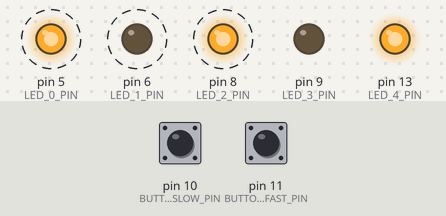
This program was run on a simulated Arduino Uno, built with avr-gcc and run on an emulated ATmega328P. Parts: output pins drawn as LEDs (lit = HIGH). Dashed ring = blinking. The test bench sets the inputs (shaded band); at power-on: pin 11 (BUTTON_FAST_PIN) HIGH, pin 10 (BUTTON_SLOW_PIN) HIGH.

Above: at 1.2 s.
1.3 s: pin 11 (BUTTON_FAST_PIN) pulled LOW for 0.15 s
At 1.61 s:
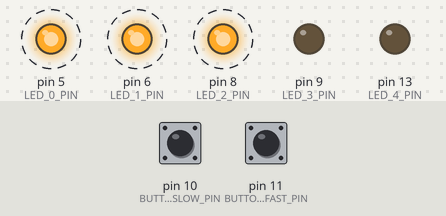
4.3 s: pin 10 (BUTTON_SLOW_PIN) pulled LOW for 0.15 s
At 5.05 s:
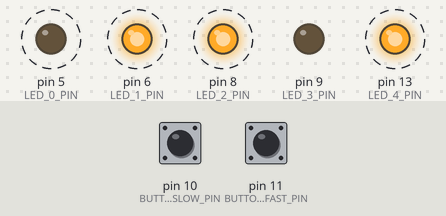
Timing chart, 0 to 16.4 s (numbered marks = the images above; inputs shaded):
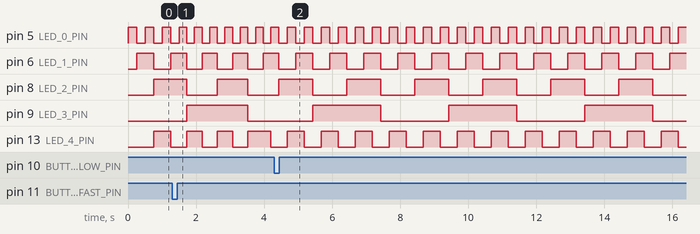

Measured:
- by itself, pin 5 (LED_0_PIN): alternates HIGH for 0.25 s and LOW for 0.25 s
- by itself, pin 6 (LED_1_PIN), pin 13 (LED_4_PIN): alternates HIGH for 0.50 s and LOW for 0.50 s
- by itself, pin 8 (LED_2_PIN): alternates HIGH for 1.0 s and LOW for 1.0 s
- by itself, pin 9 (LED_3_PIN): alternates HIGH for 2.0 s and LOW for 2.0 s

The program:

main.cpp
```cpp
#include <avr/io.h>
#include <avr/interrupt.h>
#include <Arduino.h>

// Pin numbers
#define BUTTON_SLOW_PIN PB2
#define BUTTON_FAST_PIN PB3
#define LED_0_PIN PD5
#define LED_1_PIN PD6
#define LED_2_PIN PB0
#define LED_3_PIN PB1
#define LED_4_PIN PB5

// Digital pin masks for buttons and LEDs
#define BUTTON_SLOW_MASK _BV(BUTTON_SLOW_PIN)
#define BUTTON_FAST_MASK _BV(BUTTON_FAST_PIN)
#define LED_0_MASK _BV(LED_0_PIN)
#define LED_1_MASK _BV(LED_1_PIN)
#define LED_2_MASK _BV(LED_2_PIN)
#define LED_3_MASK _BV(LED_3_PIN)
#define LED_4_MASK _BV(LED_4_PIN)

// Counter variable
volatile uint8_t counter = 0;
volatile uint16_t compareValue = 6250;
volatile uint16_t maxCompareValue = 62500;

// millis counter interval
const long interval = 500;
volatile unsigned long singleSecond = 1000;

// Variables for button states
volatile bool buttonSlowState = HIGH;
volatile bool buttonFastState = HIGH;

// Variables for timer speed adjustment
//Default compare value for 4 times per second
volatile uint16_t timerCompareValue = 62500;

void setup()
{
  Serial.begin(9600);
  // Set input (buttons) pins
  DDRB &= ~BUTTON_SLOW_MASK;
  DDRB &= ~BUTTON_FAST_MASK;

  // Set the LEDs as outputs.
  DDRD |= LED_0_MASK | LED_1_MASK;
  DDRB |= LED_2_MASK | LED_3_MASK | LED_4_MASK;

  // Enable pin change interrupt on button pins
  PCICR |= _BV(PCIE0);
  PCMSK0 |= _BV(PCINT2);
  PCMSK0 |= _BV(PCINT3);

  // Set Timer 1 in CTC mode with prescaler of 64
  // Clear TCCR1A register
  TCCR1A = 0;
  // Set WGM12 for CTC mode, CS11 and CS10 for prescaler 64
  TCCR1B |= _BV(WGM12) | _BV(CS11) | _BV(CS10);

  // Set output compare match value for desired timer speed
  OCR1A = timerCompareValue;

  // Enable Timer 1 compare match interrupt (timer interrupt mask)
  TIMSK1 |= _BV(OCIE1A);

  // Enable global interrupts
  sei();
}

/// @brief Function that slows down the rate of which the counter is displayed on LEDs.
void handleButtonSlow()
{
  if (buttonSlowState)
  {
    if (timerCompareValue < maxCompareValue)
      timerCompareValue += compareValue; // Increase compare value for slower speed
  }
  buttonSlowState = LOW;
}

/// @brief Function that speeds up the rate of which the counter is displayed on LEDs.
void handleButtonFast()
{
  if (buttonFastState)
  {
    if (timerCompareValue > compareValue)
      timerCompareValue -= compareValue; // Decrease compare value for faster speed
  }
  buttonFastState = LOW;
}

/// @brief Function to display the counter on the LEDs using binary logic.
void displayCounter()
{
    PORTD &= ~(LED_0_MASK | LED_1_MASK);
    PORTB &= ~(LED_2_MASK | LED_3_MASK);

    if (counter & 0b0001){
      PORTD |= LED_0_MASK;
    }
    if (counter & 0b0010){
      PORTD |= LED_1_MASK;
    }
    if (counter & 0b0100){
      PORTB |= LED_2_MASK;
    }
    if (counter & 0b1000){
      PORTB |= LED_3_MASK;
    }
}

/// @brief This interrupt serivce acts as the button handler for this system.
/// @param  PCINT0_vect
ISR(PCINT0_vect)
{
  //read button 1.
  if (!(PINB & BUTTON_SLOW_MASK))
  {
    handleButtonSlow();
  }

  //read button 2.
  if (!(PINB & BUTTON_FAST_MASK))
  {
    handleButtonFast();
  }
}

/// @brief This interrupts service acts as the timer we use in order to display the values on the LEDs and blinik the built in LED.
/// @param  TIMER1_COMPA_vect
ISR(TIMER1_COMPA_vect)
{
  // 4 bit vounter cant display more than the value 15 (1111).
  counter++;
  if (counter > 15){
    counter = 0;
  }

  //display counter on LEDs.
  displayCounter();

  //turn on built in LED.
  if (millis() % singleSecond  > interval){
    PORTB |= LED_4_MASK;
    PORTB |= LED_4_MASK;
  }
  else{
    PORTB &= ~LED_4_MASK;
    PORTB &= ~LED_4_MASK;
  }

  cli();  //Disable interrupts.
  OCR1A = timerCompareValue; // Update compare match value for timer speed adjustment
  sei();  //Enable interrupts.
}

void loop()
{
  // Empty loop
}
```
